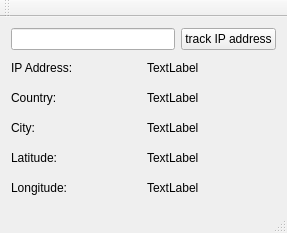
<?xml version="1.0" encoding="UTF-8"?>
<ui version="4.0">
 <class>MainWindow</class>
 <widget class="QMainWindow" name="MainWindow">
  <property name="geometry">
   <rect>
    <x>0</x>
    <y>0</y>
    <width>287</width>
    <height>233</height>
   </rect>
  </property>
  <property name="windowTitle">
   <string>MainWindow</string>
  </property>
  <widget class="QWidget" name="centralWidget">
   <layout class="QVBoxLayout" name="verticalLayout">
    <item>
     <layout class="QHBoxLayout" name="horizontalLayout">
      <item>
       <widget class="QLineEdit" name="IPInput"/>
      </item>
      <item>
       <widget class="QPushButton" name="trackIPButton">
        <property name="text">
         <string>track IP address</string>
        </property>
       </widget>
      </item>
     </layout>
    </item>
    <item>
     <layout class="QHBoxLayout" name="horizontalLayout_2">
      <item>
       <widget class="QLabel" name="IPLabel">
        <property name="text">
         <string>IP Address: </string>
        </property>
       </widget>
      </item>
      <item>
       <widget class="QLabel" name="IPRespLabel">
        <property name="layoutDirection">
         <enum>Qt::LeftToRight</enum>
        </property>
        <property name="text">
         <string>TextLabel</string>
        </property>
        <property name="indent">
         <number>-1</number>
        </property>
       </widget>
      </item>
     </layout>
    </item>
    <item>
     <layout class="QHBoxLayout" name="horizontalLayout_3">
      <item>
       <widget class="QLabel" name="hostLabel">
        <property name="text">
         <string>Country:</string>
        </property>
       </widget>
      </item>
      <item>
       <widget class="QLabel" name="hostRespLabel">
        <property name="text">
         <string>TextLabel</string>
        </property>
       </widget>
      </item>
     </layout>
    </item>
    <item>
     <layout class="QHBoxLayout" name="horizontalLayout_4">
      <item>
       <widget class="QLabel" name="ISPLabel">
        <property name="text">
         <string>City:</string>
        </property>
       </widget>
      </item>
      <item>
       <widget class="QLabel" name="ISPRespLabel">
        <property name="text">
         <string>TextLabel</string>
        </property>
       </widget>
      </item>
     </layout>
    </item>
    <item>
     <layout class="QHBoxLayout" name="horizontalLayout_5">
      <item>
       <widget class="QLabel" name="countryLabel">
        <property name="text">
         <string>Latitude:</string>
        </property>
       </widget>
      </item>
      <item>
       <widget class="QLabel" name="countryRespLabel">
        <property name="text">
         <string>TextLabel</string>
        </property>
       </widget>
      </item>
     </layout>
    </item>
    <item>
     <layout class="QHBoxLayout" name="horizontalLayout_6">
      <item>
       <widget class="QLabel" name="emailLabel">
        <property name="text">
         <string>Longitude:</string>
        </property>
       </widget>
      </item>
      <item>
       <widget class="QLabel" name="emailRespLabel">
        <property name="text">
         <string>TextLabel</string>
        </property>
       </widget>
      </item>
     </layout>
    </item>
   </layout>
  </widget>
  <widget class="QMenuBar" name="menuBar">
   <property name="geometry">
    <rect>
     <x>0</x>
     <y>0</y>
     <width>287</width>
     <height>22</height>
    </rect>
   </property>
  </widget>
  <widget class="QToolBar" name="mainToolBar">
   <attribute name="toolBarArea">
    <enum>TopToolBarArea</enum>
   </attribute>
   <attribute name="toolBarBreak">
    <bool>false</bool>
   </attribute>
  </widget>
  <widget class="QStatusBar" name="statusBar"/>
 </widget>
 <layoutdefault spacing="6" margin="11"/>
 <resources/>
 <connections/>
</ui>
